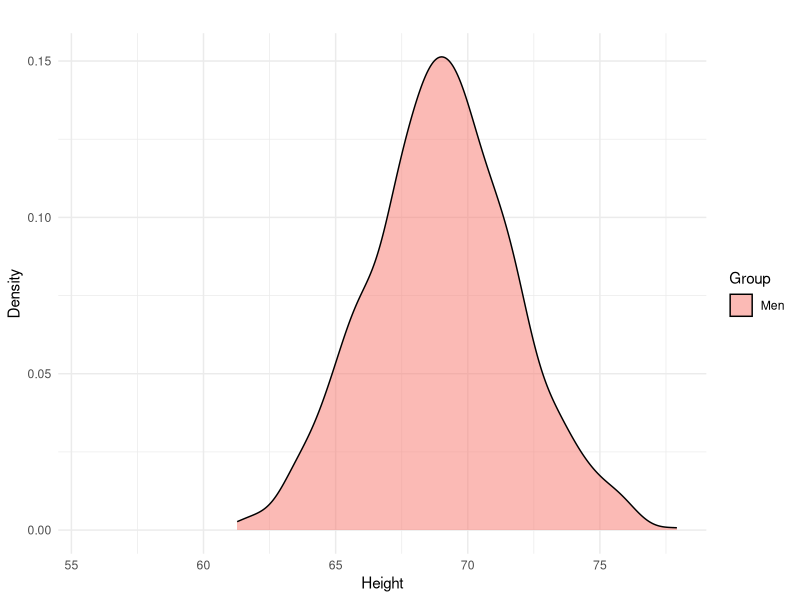
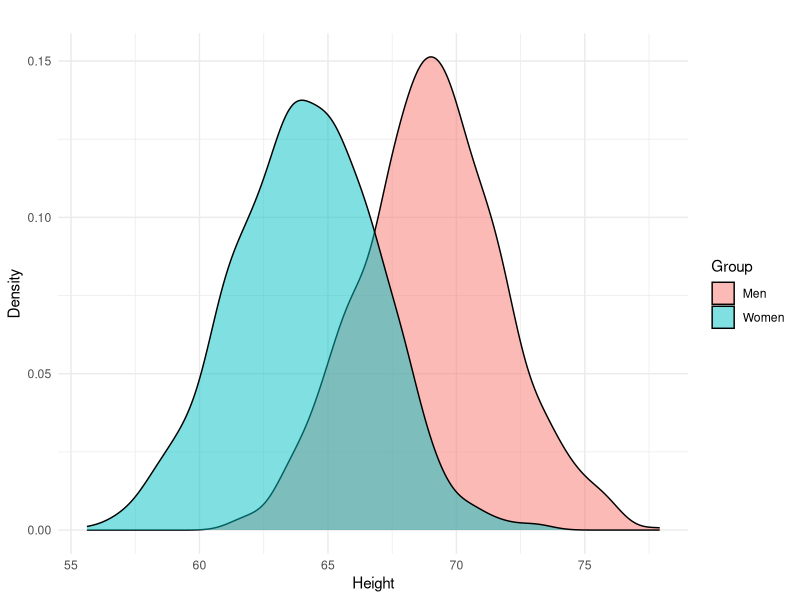
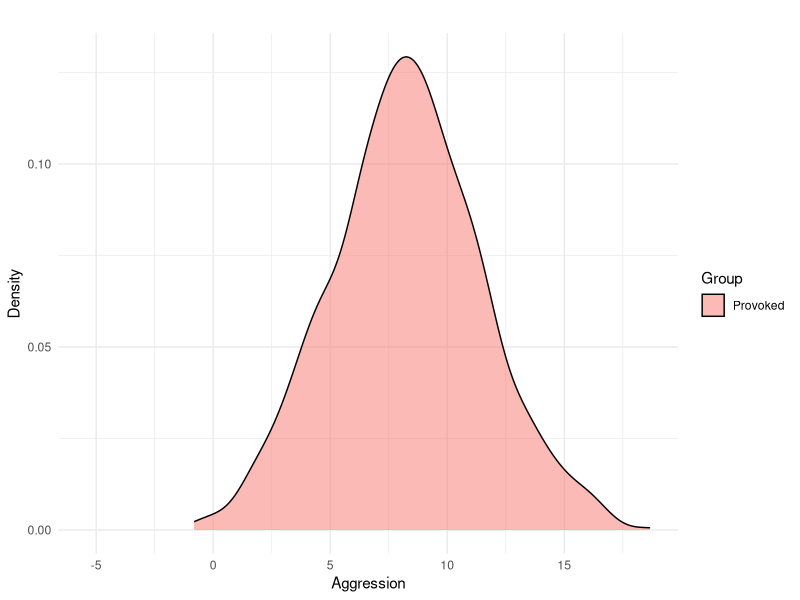
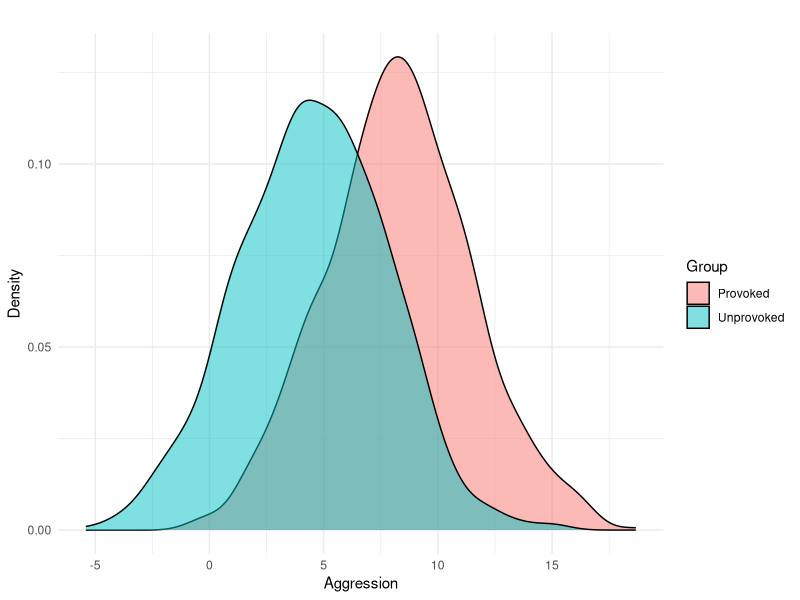
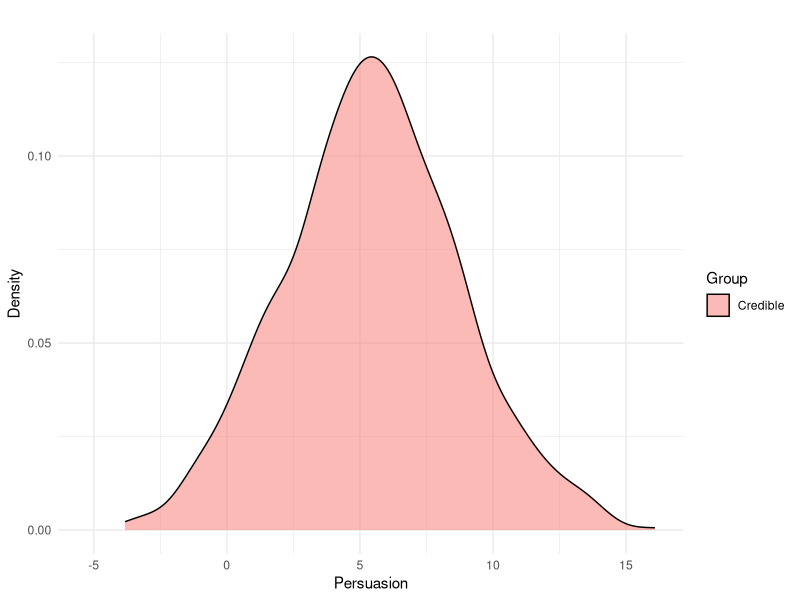
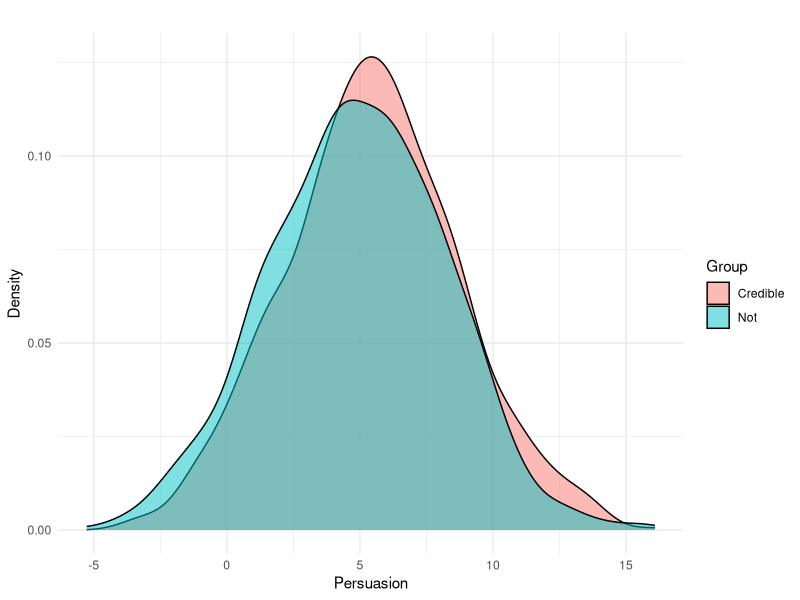

These figures' R source, in order:
## ---- chunk 1
library(ggplot2); library(data.table)
set.seed(123)

# Specify the sample size for both groups
sample_size_group1 <- 1000
sample_size_group2 <- 1000

# Calculate the means and standard deviations for the two groups
mean_group1 <- 69
mean_group2 <- 64
sd_group1 <- 2.75
sd_group2 <- 2.75

# Generate random numbers for both groups based on a normal distribution
group1 <- rnorm(sample_size_group1, mean_group1, sd_group1)
group2 <- rnorm(sample_size_group2, mean_group2, sd_group2)

# Create a data frame for the two groups
data <- data.table(Group = factor(c(rep("Men", sample_size_group1), rep("Women", sample_size_group2))),
                   Values = c(group1, group2))

# Create density plots
ggplot(data[Group != "Women"], aes(x = Values, fill = Group)) +
  geom_density(alpha = 0.5) +
  labs(title = " ",
       x = "Height",
       y = "Density") +
  coord_cartesian(xlim = c(min(data[Group == "Women"]$Values), max(data[Group == "Men"]$Values))) +
  theme_minimal()
## ---- chunk 2
ggplot(data, aes(x = Values, fill = Group)) +
  geom_density(alpha = 0.5) +
  labs(title = " ",
       x = "Height",
       y = "Density") +
  coord_cartesian(xlim = c(min(data[Group == "Women"]$Values), max(data[Group == "Men"]$Values))) +
  theme_minimal()
## ---- chunk 3
set.seed(123)
# Specify the sample size for both groups
sample_size_group1 <- 1000
sample_size_group2 <- 1000

# Calculate the means and standard deviations for the two groups
mean_group1 <- 8.232
mean_group2 <- 4.4
sd_group1 <- 3.22
sd_group2 <- 3.22

# Generate random numbers for both groups based on a normal distribution
group1 <- rnorm(sample_size_group1, mean_group1, sd_group1)
group2 <- rnorm(sample_size_group2, mean_group2, sd_group2)

# Create a data frame for the two groups
data <- data.table(Group = factor(c(rep("Provoked", sample_size_group1), rep("Unprovoked", sample_size_group2))),
                   Values = c(group1, group2))

# Create density plots
ggplot(data[Group != "Unprovoked"], aes(x = Values, fill = Group)) +
  geom_density(alpha = 0.5) +
  labs(title = " ",
       x = "Aggression",
       y = "Density") +
  coord_cartesian(xlim = c(min(data[Group == "Unprovoked"]$Values), max(data[Group == "Provoked"]$Values))) +
  theme_minimal()
## ---- chunk 4
ggplot(data, aes(x = Values, fill = Group)) +
  geom_density(alpha = 0.5) +
  labs(title = " ",
       x = "Aggression",
       y = "Density") +
  coord_cartesian(xlim = c(min(data[Group == "Unprovoked"]$Values), max(data[Group == "Provoked"]$Values))) +
  theme_minimal()
## ---- chunk 5
set.seed(123)
# Specify the sample size for both groups
sample_size_group1 <- 1000
sample_size_group2 <- 1000

# Calculate the means and standard deviations for the two groups
mean_group1 <- 5.42
mean_group2 <- 4.76
sd_group1 <- 3.29
sd_group2 <- 3.29

# Generate random numbers for both groups based on a normal distribution
group1 <- rnorm(sample_size_group1, mean_group1, sd_group1)
group2 <- rnorm(sample_size_group2, mean_group2, sd_group2)

# Create a data frame for the two groups
data <- data.table(Group = factor(c(rep("Credible", sample_size_group1), rep("Not", sample_size_group2))),
                   Values = c(group1, group2))

# Create density plots
ggplot(data[Group != "Not"], aes(x = Values, fill = Group)) +
  geom_density(alpha = 0.5) +
  labs(title = " ",
       x = "Persuasion",
       y = "Density") +
  coord_cartesian(xlim = c(min(data[Group == "Not"]$Values), max(data[Group == "Credible"]$Values))) +
  theme_minimal()
## ---- chunk 6
ggplot(data, aes(x = Values, fill = Group)) +
  geom_density(alpha = 0.5) +
  labs(title = " ",
       x = "Persuasion",
       y = "Density") +
  coord_cartesian(xlim = c(min(data[Group == "Not"]$Values), max(data[Group == "Credible"]$Values))) +
  theme_minimal()
## ---- chunk 7
customerData <- read.csv('customerData.csv')

m_1 <- lm( data = customerData, sat.service ~ 1) # Just the mean
m_2 <- lm( data = customerData, sat.service ~ email) # Effect of email
m_3 <- lm( data = customerData, sat.service ~ email + income) # Effect of email and income

anova(m_1, m_2, m_3)
## ---- chunk 8
anova(m_1, m_2, m_3)
## ---- chunk 9
summary(m_2)
